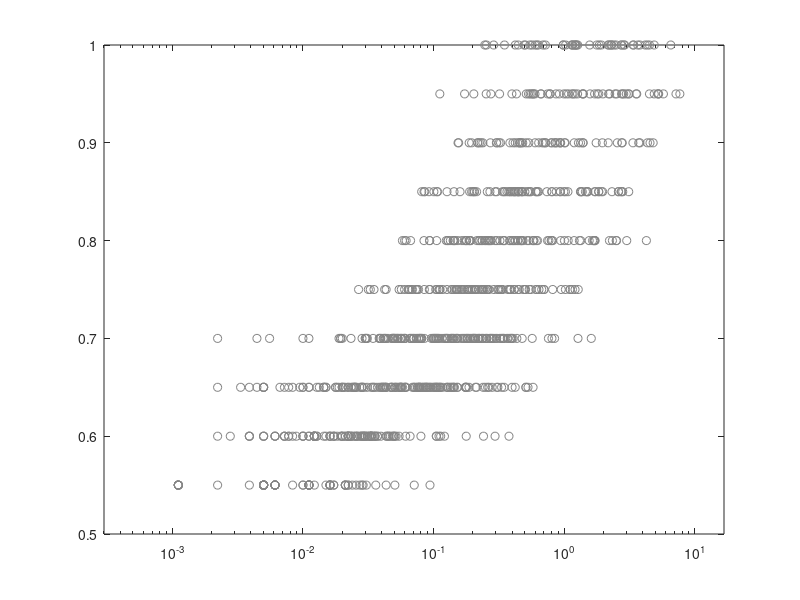
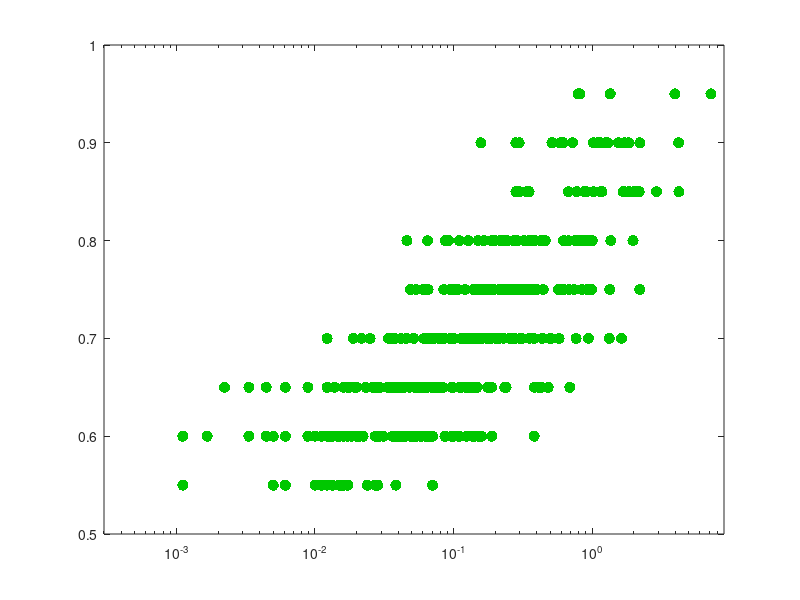
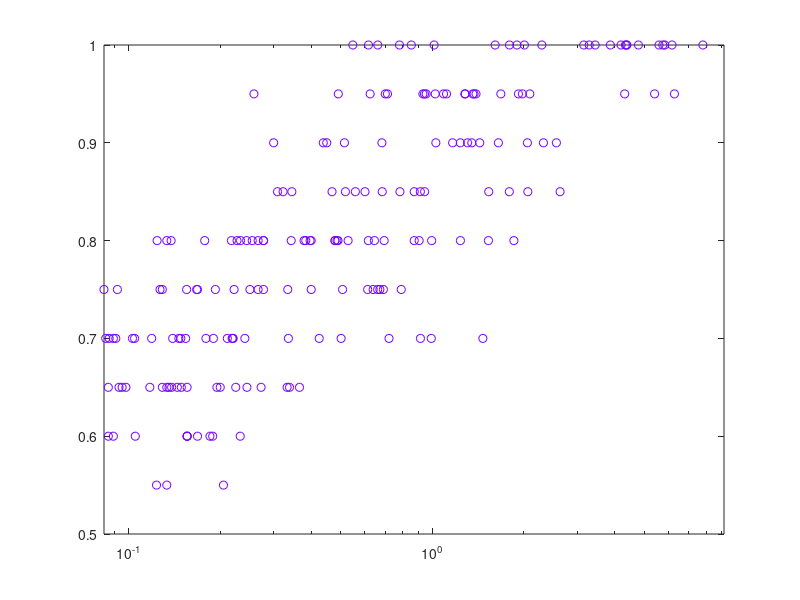

These figures' MATLAB source, in order: (Note: this script raises an error after producing the figures.)
%script to plot  and calculate correl between |muR - muO| vs Decode Accur

load DistMeans.mat 
load DecodAcc.mat

%no drug
figure
semilogx(mnSpread_ND,DecA_ND,'o','color',[1 1 1]*.52)
axis([ 0.0003 16.72 0.5 1])

%Bic
figure
semilogx(mnSpread_Bic,DecA_Bic,'.','color',[0 .78125 0],'MarkerSize',24)
axis([ 0.0003 8.96 0.5 1])

%Mus
figure
semilogx(mnSpread_Mus,DecA_Mus,'o','color',[.45902 0 1])
axis([ 0.0828 9.1477 0.5 1])

drgPrep={'ND';'Bic';'Mus'}; 

%showing correlations in figure: |muR-muO| vs Decode Accur
pearsonsCorr=[corr(mnSpread_ND,DecA_ND) ; corr(mnSpread_Bic,DecA_Bic) ; corr(mnSpread_Mus,DecA_Mus)];
RankCorr=[corr(mnSpread_ND,DecA_ND,'type','Spearman') ; corr(mnSpread_Bic,DecA_Bic,'type','Spearman')  ; corr(mnSpread_Mus,DecA_Mus,'type','Spearman') ];
T=table(drgPrep,pearsonsCorr,RankCorr)
